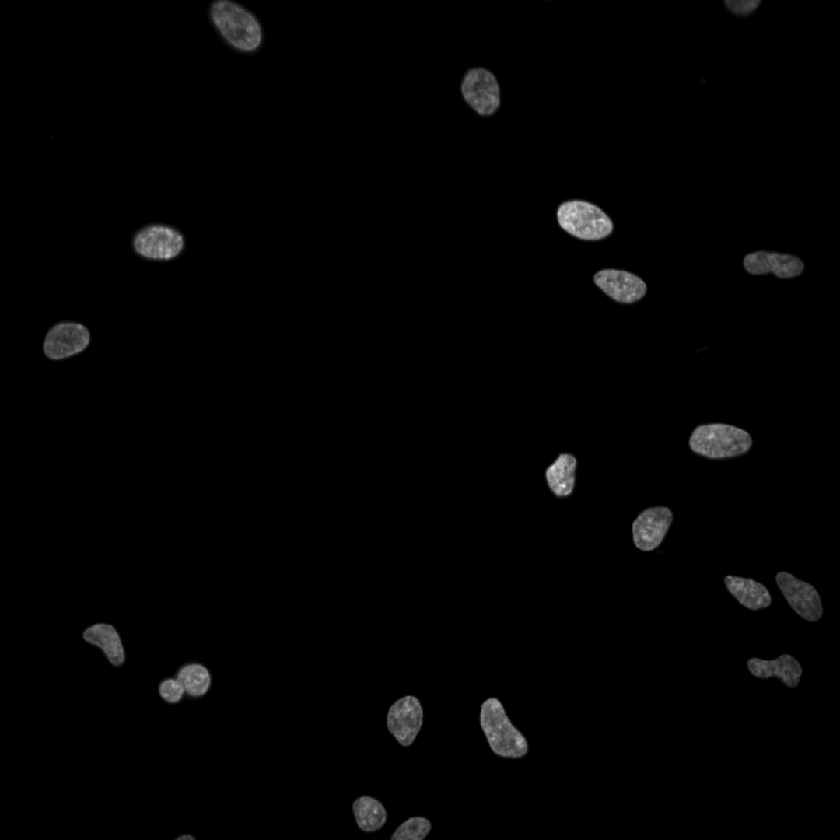
#> input picture src/napari_ip_workflow/_tests/003003-1-001001001.tif, 840 x 840 px, shrunk from 1080 x 1080 before the run
$ python -i ipfunctions.py   (imports and definitions only)
#> lines starting #> are read from the running program, lines starting #| are printed output that depends on the picture
#> further down, picture is the input picture: shape (840, 840); min 0, max 34, mean 0.4
# +
'''
Copyright Jay Unruh, Stowers, 2022
License: GPLv2:
'''
import numpy as np
import scipy.ndimage as ndi
import pandas as pd

def getCircMask(xc,yc,rad,width,height):
    xs,ys=np.meshgrid(np.arange(width),np.arange(height))
    return ((xs-xc)**2+(ys-xc)**2)<=(rad**2)

def measureCirc(img,xc,yc,rad,measfunc):
    return measfunc(img[getCircMask(xc,yc,rad,img.shape[1],img.shape[0])])

# [27 lines left out: function findBackground, not called in this run]

def findNuclei(nucimg,smstd=3,threshfrac=0.25,threshstat='Max',threshpercentile=99.0,minarea=10,maxarea=1e+6):
    #takes a nuclear image and thresholds it (fraction of max, percentile, and avg)
    #stats=['Max','Percentile','Avg','Identity']
#> called with smstd = 3, threshfrac = 0.25, threshstat = 'Max', threshpercentile = 99, minarea = 10, maxarea = 1000000
    stats={'Max':np.max,'Percentile':(lambda x:np.percentile(x,threshpercentile)),
           'Avg':np.mean,'Identity':(lambda x:1.0)}
    #statfuncs=[np.max,np.percentile,np.mean,np.copy]
    #statidx=stats.index(threshstat)
    smoothed=ndi.gaussian_filter(nucimg,sigma=smstd,mode='reflect')
    statval=stats[threshstat](smoothed)
#> statval = 23
    threshval=threshfrac*statval
#> threshval = 5.75
    #find the objects
    objects,nobj=ndi.label(smoothed>threshval)
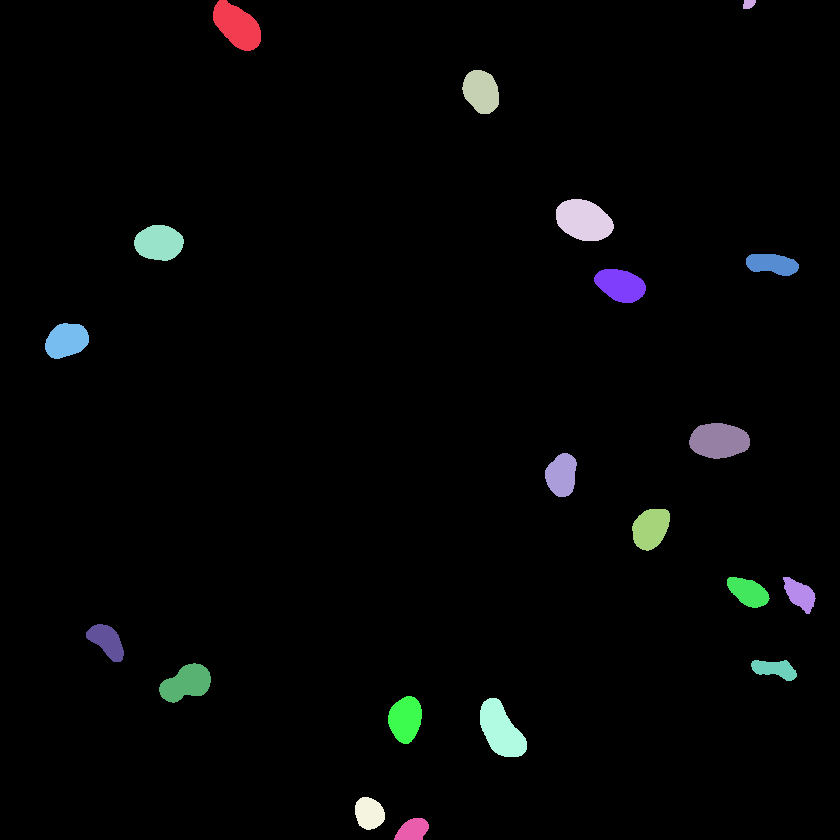
#> objects: shape (840, 840) int32; 21 distinct labels, from 0 to 20; one colour per label, 0 black
#> nobj = 20
    #filter out the ones that are too big or too small
    areas=ndi.sum(np.ones(objects.shape),objects,range(1,nobj))
#> areas = 19 values, max 1837 at index 3, min 96 at index 1, mean 1136
    filtered=np.where((areas<minarea) | (areas>maxarea))[0]+1
#> filtered = empty array
    for idx in filtered:
        objects[objects==idx]=0.0
#> this loop made 0 passes
    #now filter out the ones on the edges
    edgevals=list(objects[0,:])+list(objects[1:,0])+list(objects[1:,-1])+list(objects[-1,1:-1])
#> edgevals = 3356 values, max 20 at index 2911, min 0 at index 0, mean 0.182
    edgeidx=np.unique(edgevals)
#> edgeidx = [0, 1, 2, 20]
    for idx in edgeidx:
        if(idx!=0.0):
            objects[objects==idx]=0.0
#> this loop made 4 passes
#> idx on pass 4: 20
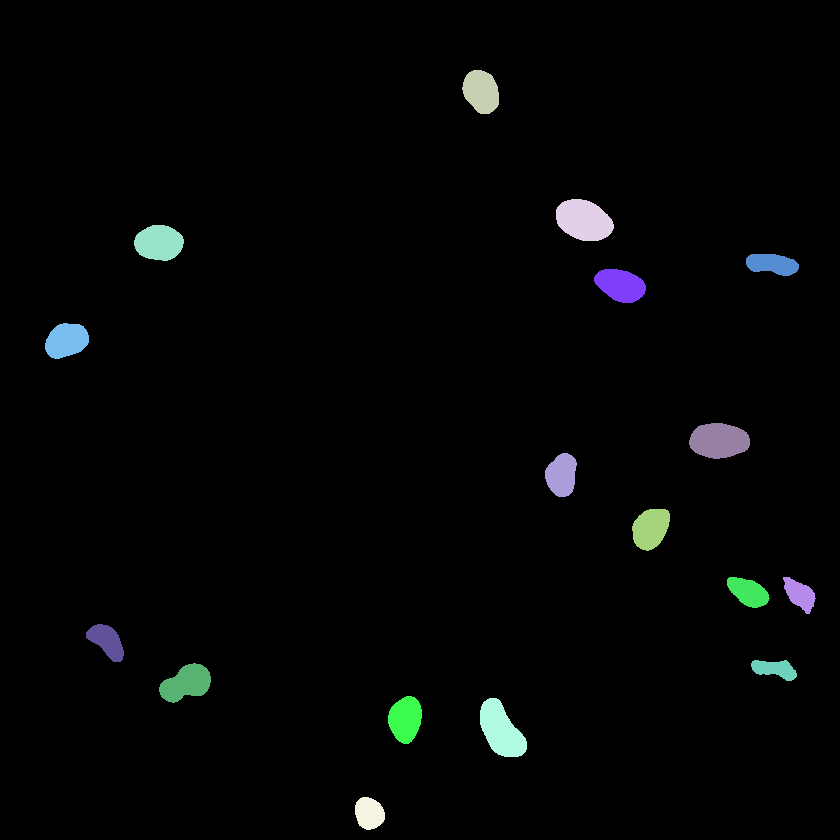
#> objects: shape (840, 840) int32; 18 distinct labels, from 0 to 19; one colour per label, 0 black
    #refind the objects
    objects,nobj=ndi.label(objects>0.0)
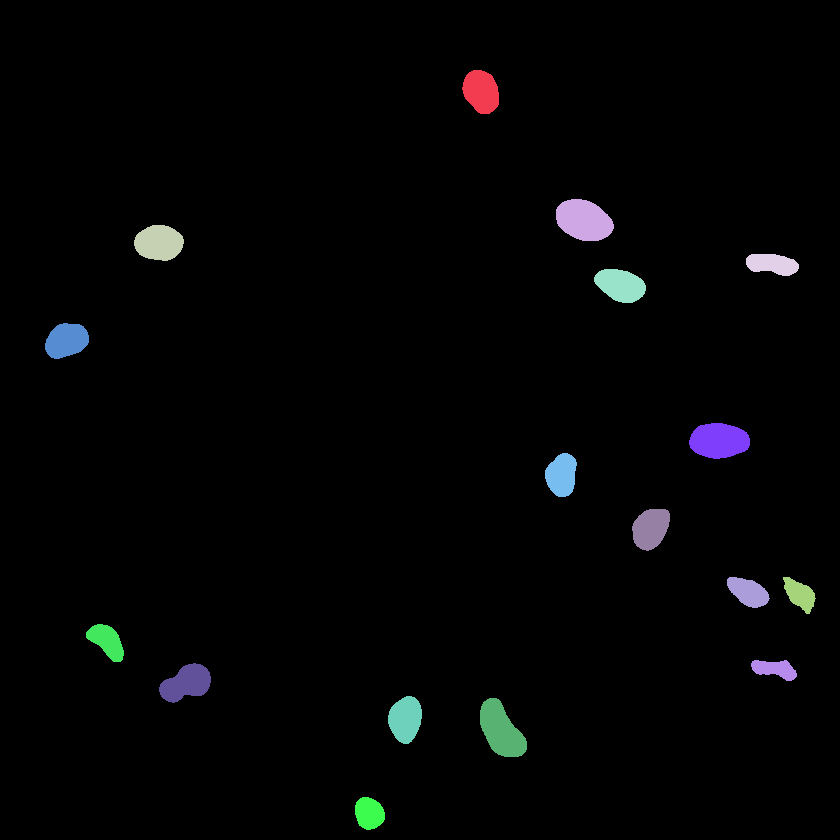
#> objects: shape (840, 840) int32; 18 distinct labels, from 0 to 17; one colour per label, 0 black
#> nobj = 17
    return objects

# [13 lines left out: function getMeasurement, not called in this run]

>>> import cv2
>>> picture = cv2.imread('_tests/003003-1-001001001.tif', cv2.IMREAD_GRAYSCALE)
>>> result = findNuclei(picture)

$ run again, on src/napari_ip_workflow/_tests/003003-1-001001002.tif
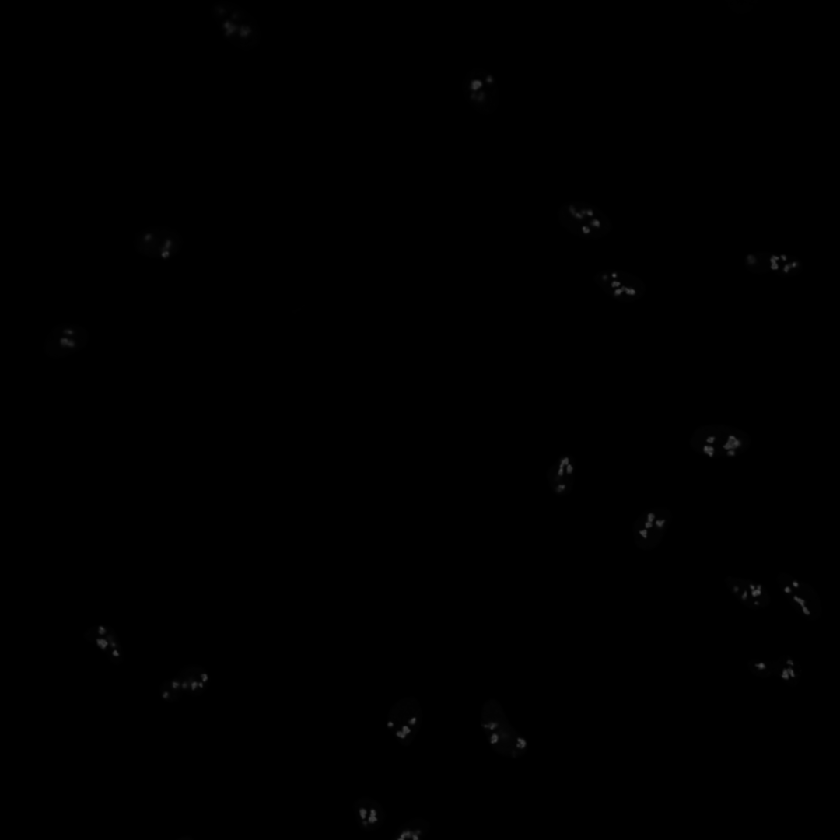
#> input picture src/napari_ip_workflow/_tests/003003-1-001001002.tif, 840 x 840 px, shrunk from 1080 x 1080 before the run
#> picture is the input picture: shape (840, 840); min 0, max 77, mean 0.3
#> statval = 37
#> threshval = 9.25
#> in findNuclei, `objects,nobj=ndi.label(smoothed>threshval)`: nobj = 30
#> areas = 29 values, max 374 at index 15, min 8 at index 5, mean 191
#> filtered = [6]
#> the loop in findNuclei, `for idx in filtered:` made 1 pass
#> after the loop in findNuclei, `for idx in filtered:`:
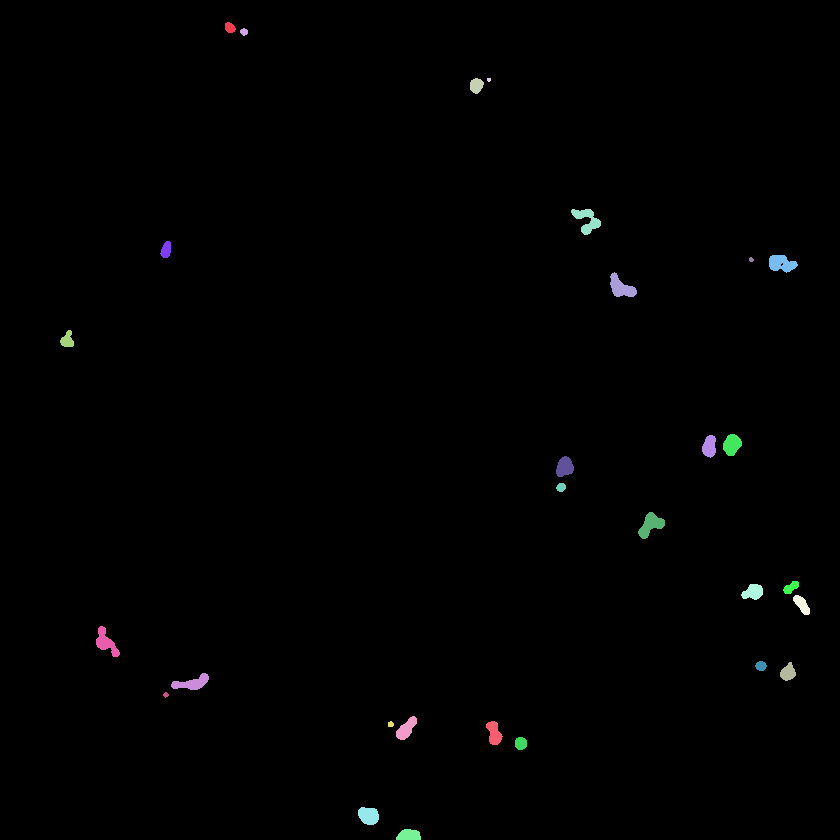
#> objects: shape (840, 840) int32; 30 distinct labels, from 0 to 30; one colour per label, 0 black
#> edgevals = 3356 values, max 30 at index 2913, min 0 at index 0, mean 0.223
#> edgeidx = [0, 30]
#> the loop in findNuclei, `for idx in edgeidx:` made 2 passes
#> idx on pass 2: 30
#> in findNuclei, `objects,nobj=ndi.label(objects>0.0)`: nobj = 28
